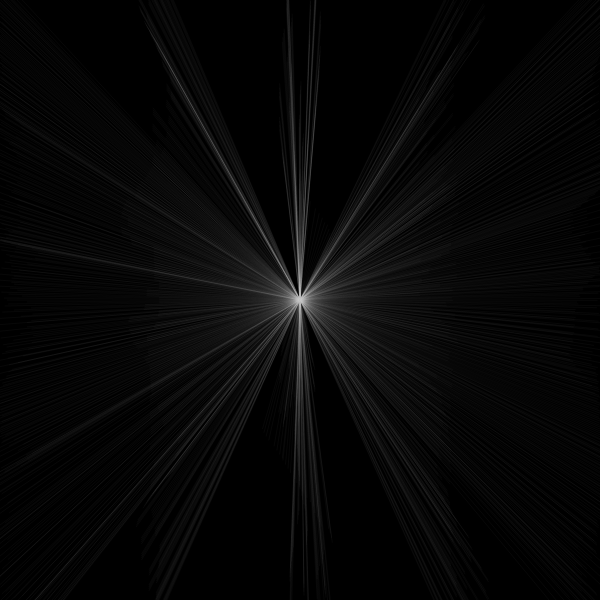
Frame 1 (no input)
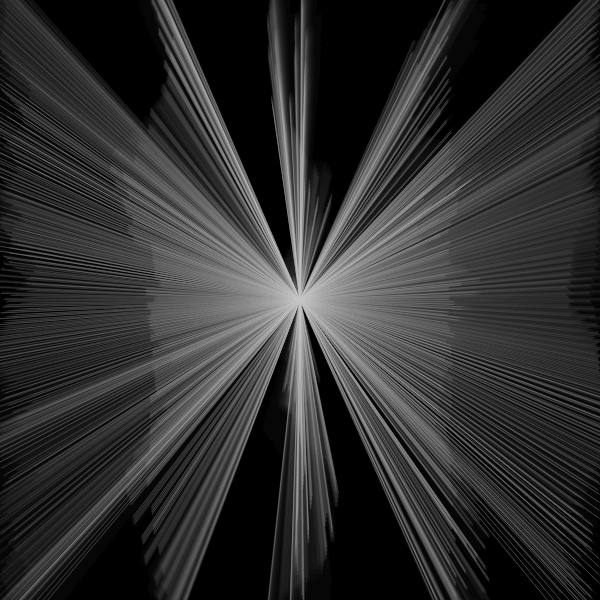
Frame 60 (no input)
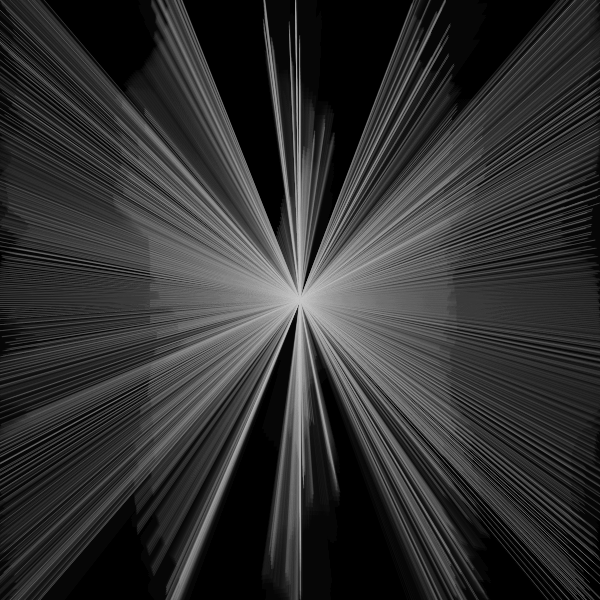
Frame 120 (the mouse pressed at the canvas centre since frame 60)

The p5.js sketch that drew these frames (run headless with seeded random() and noise() and a simulated clock; from frame 60 on, the mouse is pressed at the canvas centre):

// p5.js sketch
// ── sketch.js
//inspo from Fiona 

let moverSystems = [];
let num = 10;
let cells, cols, rows;
let offset, margin;
let cellW, cellH;
let bg;
let graphics;



function setup() {
  w = 600;
  var canvas;
    if(windowWidth>=600 && windowHeight >=600){
      canvas = createCanvas(600, 600);
    }
    else{
      canvas = createCanvas(windowWidth, windowHeight - 100);
    }

  var x = (windowWidth - width) / 2;
  var y = (windowHeight - height) / 2;

  canvas.position(x, y);
  background(0);
  noStroke();

}
var t = 0;

function draw(){
  background(0, 20)
  t+=1/600
  stroke(200, 10)
  fill(0, 100)
  strokeWeight(1)
  for(var x=0;x<width+30;x+=150){
    for(var y=-40;y<height+40;y+=2){
      var a=noise(x,y/width,t)*20
    　var b=noise(x,y/width+t)*50
      line(x+cos(b)*(sin(a)-sin(x|y))*20,y+sin(a)*20, width/2, height/2)
     }
  }
}
